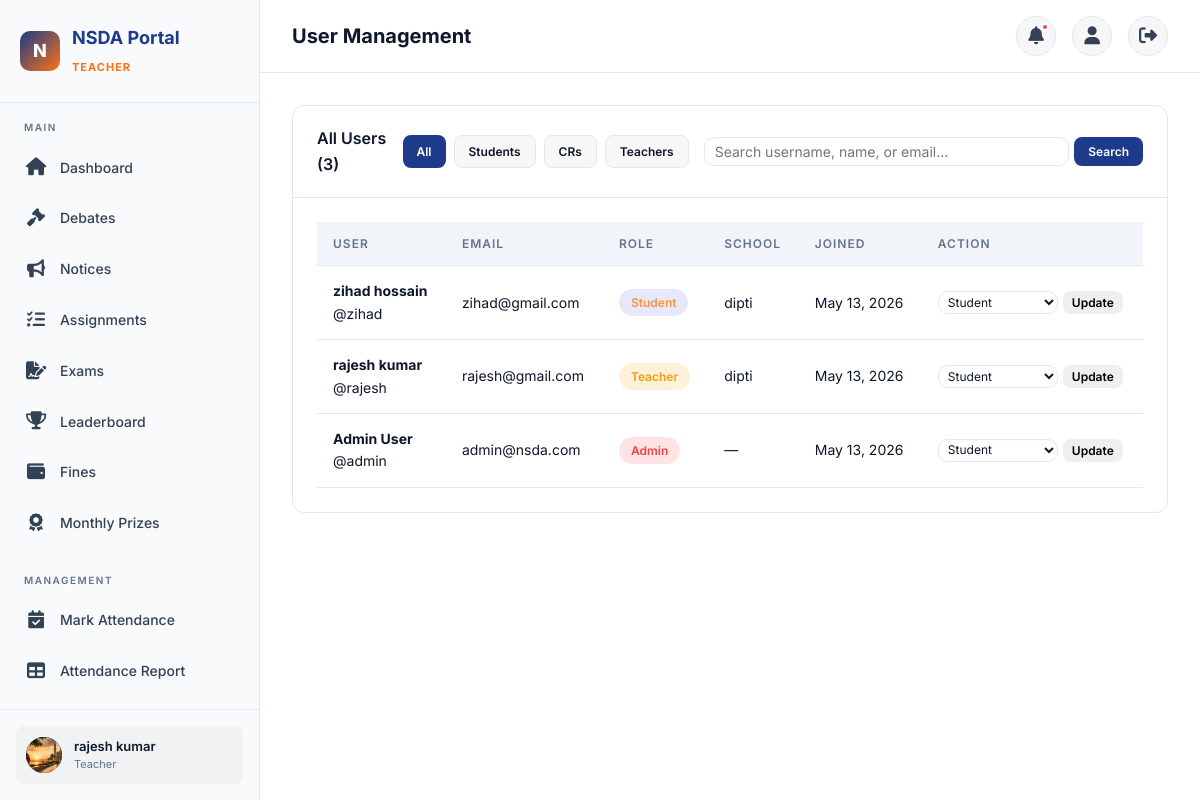
Page /accounts/users/ (signed in) on the committed database.
### accounts/models.py (models this page shows, shortened)
class User(AbstractUser):
    class Role(models.TextChoices):
        STUDENT = 'student', 'Student'
        CR = 'cr', 'Class Representative'
        TEACHER = 'teacher', 'Teacher'
        ADMIN = 'admin', 'Admin'
    role = models.CharField(
        max_length=10,
        choices=Role.choices,
        default=Role.STUDENT,
    )
    profile_picture = models.ImageField(
        upload_to='profiles/',
        blank=True,
        null=True,
    )
    phone = models.CharField(max_length=20, blank=True)
    bio = models.TextField(blank=True)
    grade_level = models.CharField(max_length=50, blank=True)
    school = models.CharField(max_length=200, blank=True)
    date_of_birth = models.DateField(blank=True, null=True)
    created_at = models.DateTimeField(auto_now_add=True)
    updated_at = models.DateTimeField(auto_now=True)
    @property
    def is_student(self):
        return self.role == self.Role.STUDENT
    @property
    def is_cr(self):
        return self.role == self.Role.CR
    @property
    def is_teacher(self):
        return self.role == self.Role.TEACHER
    @property
    def is_admin_user(self):
        return self.role == self.Role.ADMIN

### accounts/views.py (the view, shortened to what this page needs)
# urls.py: path('users/', views.UserListView.as_view(), name='user_list'),
class UserListView(TeacherOrAdminRequiredMixin, ListView):
    model = User
    template_name = 'accounts/user_list.html'
    context_object_name = 'users'
    paginate_by = 20
    def get_queryset(self):
        qs = super().get_queryset().order_by('-date_joined')
        role_filter = self.request.GET.get('role')
        if role_filter:
            qs = qs.filter(role=role_filter)
        search = self.request.GET.get('q')
        return qs
    def get_context_data(self, **kwargs):
        ctx = super().get_context_data(**kwargs)
        ctx['role_filter'] = self.request.GET.get('role', '')
        ctx['search_query'] = self.request.GET.get('q', '')
        return ctx

### accounts/mixins.py (called while the page is built)
    def test_func(self):
        return self.request.user.role in ('teacher', 'admin')

### portal/context_processors.py (called while the page is built)
def notifications_processor(request):
    if request.user.is_authenticated:
        unread_count = Notification.objects.filter(
            user=request.user, is_read=False
        ).count()
        recent_notifications = Notification.objects.filter(
            user=request.user
        ).order_by('-created_at')[:5]
        return {
            'unread_notifications_count': unread_count,
            'recent_notifications': recent_notifications
        }
    return {'unread_notifications_count': 0, 'recent_notifications': []}

### templates/accounts/user_list.html (shortened to what this page needs)
{% extends "base.html" %}
{% block page_title %}User Management{% endblock %}
{% block content %}
<div class="card">
    <div class="card-header">
        <h3>All Users ({{ users|length }})</h3>
        <div style="display:flex; gap:15px; align-items:center; width:100%;">
            <div style="display:flex;gap:8px;">
                <a href="?role=" class="btn btn-sm {% if not role_filter %}btn-primary{% else %}btn-secondary{% endif %}">All</a>
                <a href="?role=student" class="btn btn-sm {% if role_filter == 'student' %}btn-primary{% else %}btn-secondary{% endif %}">Students</a>
                <a href="?role=cr" class="btn btn-sm {% if role_filter == 'cr' %}btn-primary{% else %}btn-secondary{% endif %}">CRs</a>
                <a href="?role=teacher" class="btn btn-sm {% if role_filter == 'teacher' %}btn-primary{% else %}btn-secondary{% endif %}">Teachers</a>
            </div>
            <form method="GET" style="flex-grow:1; display:flex; gap:5px;">
                <input type="text" name="q" value="{{ search_query }}" placeholder="Search username, name, or email..." class="form-control" style="padding:5px 10px; height:auto;">
                <button type="submit" class="btn btn-sm btn-primary">Search</button>
            </form>
        </div>
    </div>
    <div class="card-body table-container">
        <table>
            <thead><tr><th>User</th><th>Email</th><th>Role</th><th>School</th><th>Joined</th><th>Action</th></tr></thead>
            <tbody>
            {% for u in users %}
            <tr>
                <td><strong>{{ u.get_full_name|default:u.username }}</strong><br><span class="text-sm text-muted">@{{ u.username }}</span></td>
                <td>{{ u.email|default:"—" }}</td>
                <td><span class="badge badge-{% if u.role == 'admin' %}danger{% elif u.role == 'teacher' %}warning{% else %}primary{% endif %}">{{ u.get_role_display }}</span></td>
                <td>{{ u.school|default:"—" }}</td>
                <td class="text-muted">{{ u.date_joined|date:"M d, Y" }}</td>
                <td>
                    <form method="POST" action="{% url 'accounts:update_user_role' u.pk %}" style="display:flex; gap:5px;">
                        <select name="role" class="form-control" style="padding:2px 5px; height:auto; width:120px; font-size:12px;">
                            <option value="student" {% if u.role == 'student' %}selected{% endif %}>Student</option>
                        </select>
                        <button type="submit" class="btn btn-sm btn-outline-primary" style="padding:2px 8px;">Update</button>
                    </form>
                </td>
            </tr>
            {% empty %}
            <tr><td colspan="5" class="text-center text-muted" style="padding:40px;">No users found.</td></tr>
            {% endfor %}
            </tbody>
        </table>
    </div>
</div>
{% endblock %}

### templates/base.html (shortened to what this page needs)
{% load static %}
<!DOCTYPE html>
<html lang="en">
<head>
    <link rel="stylesheet" href="{% static 'css/style.css' %}">
    <link rel="stylesheet" href="https://cdnjs.cloudflare.com/ajax/libs/font-awesome/6.5.0/css/all.min.css">
</head>
<body>
<div class="app-wrapper">
    <aside class="sidebar" id="sidebar">
        <div class="sidebar-brand">
            <div class="logo">N</div>
            <div><h2>NSDA Portal</h2><small>{{ request.user.get_role_display|default:"Portal" }}</small></div>
        </div>
        <nav class="sidebar-nav">
            <div class="nav-section">
                <div class="nav-section-title">Main</div>
                <a href="{% url 'portal:dashboard' %}" class="nav-link"><span class="icon"><i class="fas fa-home"></i></span>Dashboard</a>
                <a href="{% url 'debates:list' %}" class="nav-link"><span class="icon"><i class="fas fa-gavel"></i></span>Debates</a>
                <a href="{% url 'portal:notice_list' %}" class="nav-link"><span class="icon"><i class="fas fa-bullhorn"></i></span>Notices</a>
                <a href="{% url 'portal:assignment_list' %}" class="nav-link"><span class="icon"><i class="fas fa-tasks"></i></span>Assignments</a>
                <a href="{% url 'exams:quiz_list' %}" class="nav-link"><span class="icon"><i class="fas fa-file-signature"></i></span>Exams</a>
                <a href="{% url 'portal:leaderboard' %}" class="nav-link"><span class="icon"><i class="fas fa-trophy"></i></span>Leaderboard</a>
                <a href="{% url 'finance:fine_list' %}" class="nav-link"><span class="icon"><i class="fas fa-wallet"></i></span>Fines</a>
                <a href="{% url 'attendance:prizes' %}" class="nav-link"><span class="icon"><i class="fas fa-award"></i></span>Monthly Prizes</a>
            </div>
            {% if request.user.is_teacher or request.user.is_admin_user or request.user.is_cr %}
            <div class="nav-section">
                <div class="nav-section-title">Management</div>
                {% if request.user.is_teacher or request.user.is_admin_user %}
                <a href="{% url 'attendance:mark' %}" class="nav-link"><span class="icon"><i class="fas fa-calendar-check"></i></span>Mark Attendance</a>
                <a href="{% url 'attendance:report' %}" class="nav-link"><span class="icon"><i class="fas fa-table"></i></span>Attendance Report</a>
                <a href="{% url 'accounts:student_create' %}" class="nav-link"><span class="icon"></span>Create Student</a>
                {% endif %}
            </div>
            {% endif %}
        </nav>
        <div class="sidebar-footer">
            <div class="user-card">
                <div class="user-avatar">
                    {% if request.user.profile_picture %}
                        <img src="{{ request.user.profile_picture.url }}" alt="avatar">
                    {% else %}
                        {{ request.user.first_name|first|default:request.user.username|first|upper }}
                    {% endif %}
                </div>
                <div class="user-info">
                    <div class="name">{{ request.user.get_full_name|default:request.user.username }}</div>
                    <div class="role">{{ request.user.get_role_display }}</div>
                </div>
            </div>
        </div>
    </aside>
    <main class="main-content">
        <header class="topbar">
            <div style="display:flex;align-items:center;gap:12px;">
                <h1>{% block page_title %}Dashboard{% endblock %}</h1>
            </div>
            <div class="topbar-actions">
                <div class="dropdown-wrapper">
                    <button class="btn-icon" id="notification-toggle">
                        <i class="fas fa-bell"></i>
                        {% if unread_notifications_count %}<span class="badge-dot"></span>{% endif %}
                    </button>
                </div>
                <a href="{% url 'accounts:profile' %}" class="btn-icon"><i class="fas fa-user"></i></a>
                <a href="{% url 'accounts:logout' %}" class="btn-icon"><i class="fas fa-sign-out-alt"></i></a>
            </div>
        </header>
        <div class="content-area">
            {% block content %}{% endblock %}
        </div>
    </main>
</div>
</body>
</html>

### rows in the picture
User: user.role "TEACHER", user.profile_picture (picture), user.get_full_name "rajesh kumar", user.role "Teacher", get_full_name "rajesh kumar", username "rajesh", email "rajesh@gmail.com", role "Teacher", school "dipti", date_joined "May 13, 2026"
User: get_full_name "zihad hossain", username "zihad", email "zihad@gmail.com", role "Student", school "dipti", date_joined "May 13, 2026"
User: get_full_name "Admin User", username "admin", email "admin@nsda.com", role "Admin", school "—", date_joined "May 13, 2026"

### other values in the picture
{{ users|length }} "3"
